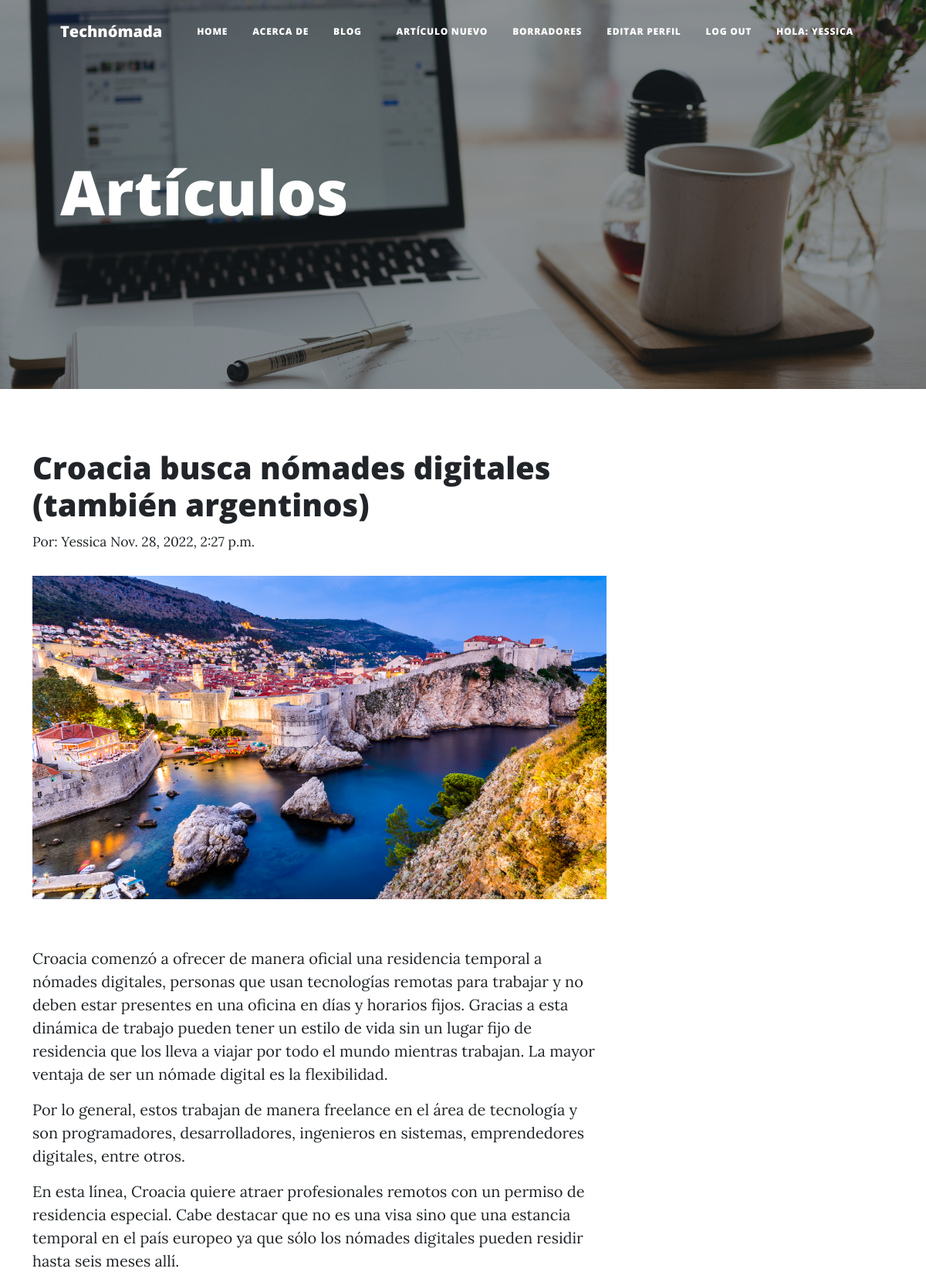
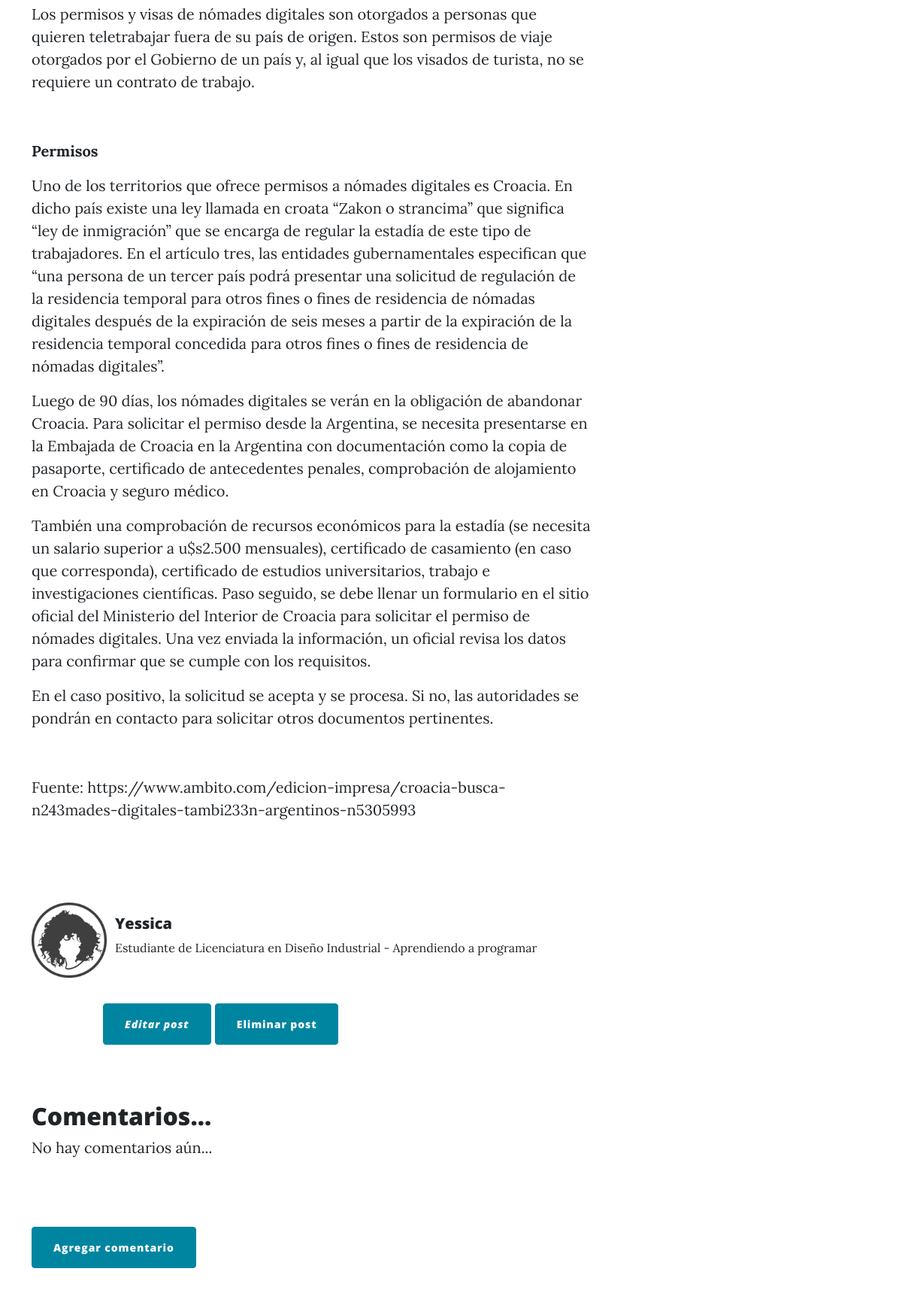
Page /post/12 (signed in, upper part) on the committed database (2 pictures, top to bottom).
### blog/models.py (models this page shows, shortened)
class Post(models.Model):
    titulo = models.CharField(max_length=100)
    imagen_portada = models.ImageField(default='default.jpg', upload_to='images/', null=True, blank=True)
    contenido = RichTextField()
    fecha_creacion = models.DateTimeField(default=timezone.now)
    fecha_publicacion = models.DateTimeField(blank=True, null=True)
    autor = models.ForeignKey('auth.User', on_delete=models.CASCADE)
    avatar = models.ImageField(default='default.jpg', upload_to='avatars/', null=True)

### AppRegistro/models.py (models this page shows, shortened)
class Profile(models.Model):
    user = models.OneToOneField(User, null=True, on_delete=models.CASCADE)
    bio = models.TextField()
    profile_picture = models.ImageField(default='default.jpg', upload_to='images/profile')
    website_url = models.CharField(max_length=255, null=True, blank=True)

### blog/views.py (the view)
# urls.py: path('post/<pk>', views.PostDetailView.as_view(), name='post_detail'),
class PostDetailView(DetailView):
    model = Post

### templates/blog/post_detail.html (shortened to what this page needs)
{% extends 'blog/base.html' %}
{% load static %}
{% block content %}
        <header class="masthead" style="background-image: url({% static 'assets/img/escritura.jpg' %})">
            <div class="container position-relative px-4 px-lg-5">
                <div class="row gx-4 gx-lg-5 text-align-left">
                    <div class="col-md-10 col-lg-8 col-xl-7">
                        <div class="page-heading">
                            <h1 class="text-md-left">Artículos</h1>
                        </div>
                    </div>
                </div>
            </div>
        </header>
        <br/>
    <main role= "main" class="container">
        <div class="Row">
            <div class="col-md-8 blog-main">
                <h1 class='posttitle loader'>{{ post.titulo }}</h1>
                <small> Por:
                    {{ post.autor.username }}
                    {{ post.fecha_publicacion }}
                </small>
                    <br/>
                    <img class="img-fluid" src=" {{ post.imagen_portada.url }}">
                    <p class='postcontent'>{{ post.contenido|safe }}</p>
            </div>
            <div class="card mb-3">
                <div class="row no-gutters">
                    <div class="col-md-1">
                        {% if post.autor.profile.profile_picture.url %}
                            <img src="{{ post.autor.profile.profile_picture.url }}" width="100">
                        {% else %}
                            <img src="url({% static 'assets/img/avatar_default_2.1.jpg' %})" alt="">
                        {% endif %}
                    </div>
                    <div class="col-md-8">
                        <div class="card-body">
                            <h5 class="card-title">
                                {{ post.autor.username }}
                            </h5>
                            <p class="autor-bio">{{ post.autor.profile.bio }}</p>
                        </div>
                        {% if user.is_authenticated %}
                        <br>
                                <a class="btn btn-primary rounded" href="{% url 'post_edit' pk=post.pk %}"><i class="bi bi-pen">Editar post</i></a>
                                <a class="btn btn-primary rounded" href="{% url 'post_remove' pk=post.pk %}">Eliminar post</a>
                        {% endif %}
                    </div>
                </div>
            </div>
        <br>
        <br>
                <h2>Comentarios...</h2>
                {% if not post.comment.all %}
                    No hay comentarios aún... <a href="#"></a>
                {% endif %}
                <br><br><br><br>
                <a class="btn btn-primary rounded float-left" href="{% url 'comment_form' post.pk %}">Agregar comentario</a>
                <br><br><br>
                    <br>
                    <br>
                    <br>
        </div>
{% endblock content %}

### templates/blog/base.html (shortened to what this page needs)
{% load static %}
<!DOCTYPE html>
<html lang="en">
    <head>
        <link rel="stylesheet" href="{% static 'css/styles.css' %}">
    </head>
    <body>
        <nav class="navbar navbar-expand-lg navbar-light" id="mainNav">
            <div class="container px-4 px-lg-5">
                <a class="navbar-brand" href="{% url 'home' %}">Technómada</a>
                <div class="collapse navbar-collapse" id="navbarResponsive">
                    <ul class="navbar-nav ms-auto py-5 py-lg-0">
                        <li class="nav-item"><a class="nav-link px-lg-3 py-3 py-lg-4" href="{% url 'home' %}">Home</a></li>
                        <li class="nav-item"><a class="nav-link px-lg-3 py-3 py-lg-4" href="{% url 'about' %}">Acerca de</a></li>
                        <li class="nav-item"><a class="nav-link px-lg-3 py-3 py-lg-4" href="{% url 'post_list' %}">Blog</a></li>
                    </ul>
                </div>
                <div class="collapse navbar-collapse" id="navbarResponsive">
                    <ul class="navbar-nav ms-auto py-4 py-lg-0">
                        {% if user.is_authenticated %}
                            <li class="nav-item">
                                <a class="nav-link px-lg-3 py-3 py-lg-4" href="{% url 'post_new' %}">Artículo nuevo</a>
                            </li>
                            <li class="nav-item">
                                <a class="nav-link px-lg-3 py-3 py-lg-4" href="{% url 'post_draft_list' %}">Borradores</a>
                            </li>
                            <li class="nav-item"><a class="nav-link px-lg-3 py-3 py-lg-4" href="{% url 'edit_profile' %}">Editar perfil</a></li>
                            <li class="nav-item"><a class="nav-link px-lg-3 py-3 py-lg-4" href="{% url 'logout' %}">Log out</a></li>
                            <li class="nav-item">
                                <a class="nav-link px-lg-3 py-3 py-lg-4">Hola: {{ user.username }}</a>
                            </li>
                        {% endif %}
                    </ul>
                </div>
            </div>
        </nav>
    {% block content %}{% endblock content %}
    </body>
</html>

### rows in the picture
Post: titulo "Croacia busca nómades digitales (también argentinos)", autor.username "Yessica", fecha_publicacion "Nov. 28, 2022, 2:27 p.m.", imagen_portada (picture), contenido "Croacia comenzó a ofrecer de manera oficial una residencia temporal a nómades digitales, personas que usan tecnologías remotas para trabajar y no deben estar presentes en una oficina en días y horarios fijos. Gracias a esta dinámica de trabajo pueden tener un estilo de vida sin un lugar fijo de residencia que los lleva a viajar por todo el mundo mientras trabajan. La mayor ventaja de ser un nómade digital es la flexibilidad. Por lo general, estos trabajan de manera freelance en el área de tecnología y son programadores, desarrolladores, ingenieros en sistemas, emprendedores digitales, entre otros. En esta línea, Croacia quiere atraer profesionales remotos con un permiso de residencia…", autor.profile.profile_picture (picture), autor.profile.bio "Estudiante de Licenciatura en Diseño Industrial - Aprendiendo a programar"

### other values in the picture
{{ user.username }} "YESSICA"
